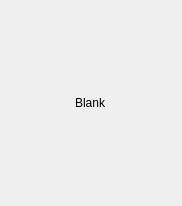
<?xml version="1.0" encoding="UTF-8"?>
<ui version="4.0">
 <class>Form</class>
 <widget class="QWidget" name="Form">
  <property name="geometry">
   <rect>
    <x>0</x>
    <y>0</y>
    <width>182</width>
    <height>206</height>
   </rect>
  </property>
  <property name="windowTitle">
   <string>Form</string>
  </property>
  <layout class="QVBoxLayout" name="verticalLayout">
   <property name="spacing">
    <number>4</number>
   </property>
   <property name="leftMargin">
    <number>4</number>
   </property>
   <property name="topMargin">
    <number>4</number>
   </property>
   <property name="rightMargin">
    <number>4</number>
   </property>
   <property name="bottomMargin">
    <number>4</number>
   </property>
   <item alignment="Qt::AlignHCenter">
    <widget class="QLabel" name="msgLabel">
     <property name="text">
      <string>Blank</string>
     </property>
    </widget>
   </item>
  </layout>
 </widget>
 <resources/>
 <connections/>
</ui>
